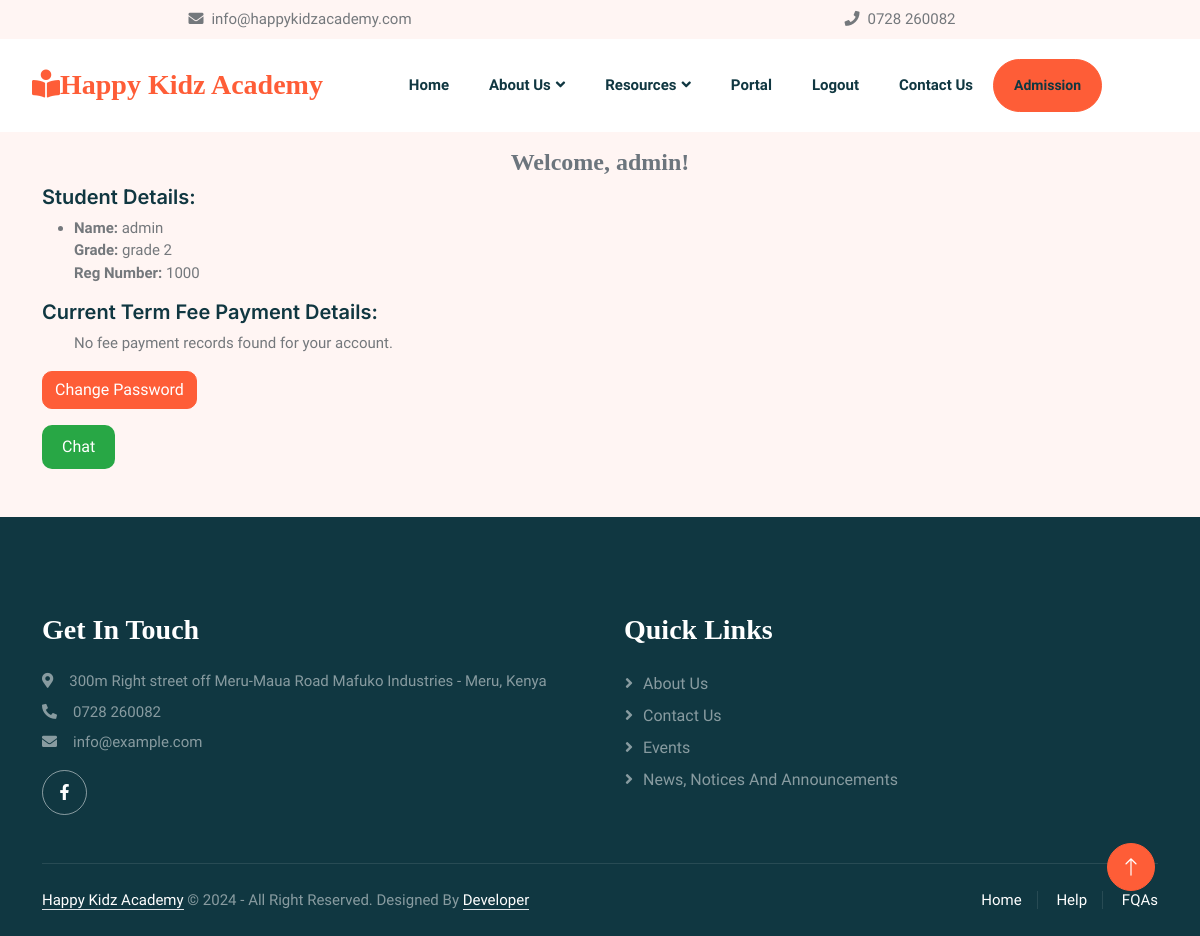
/portal/ (signed in), run on an earlier commit of the app's database.
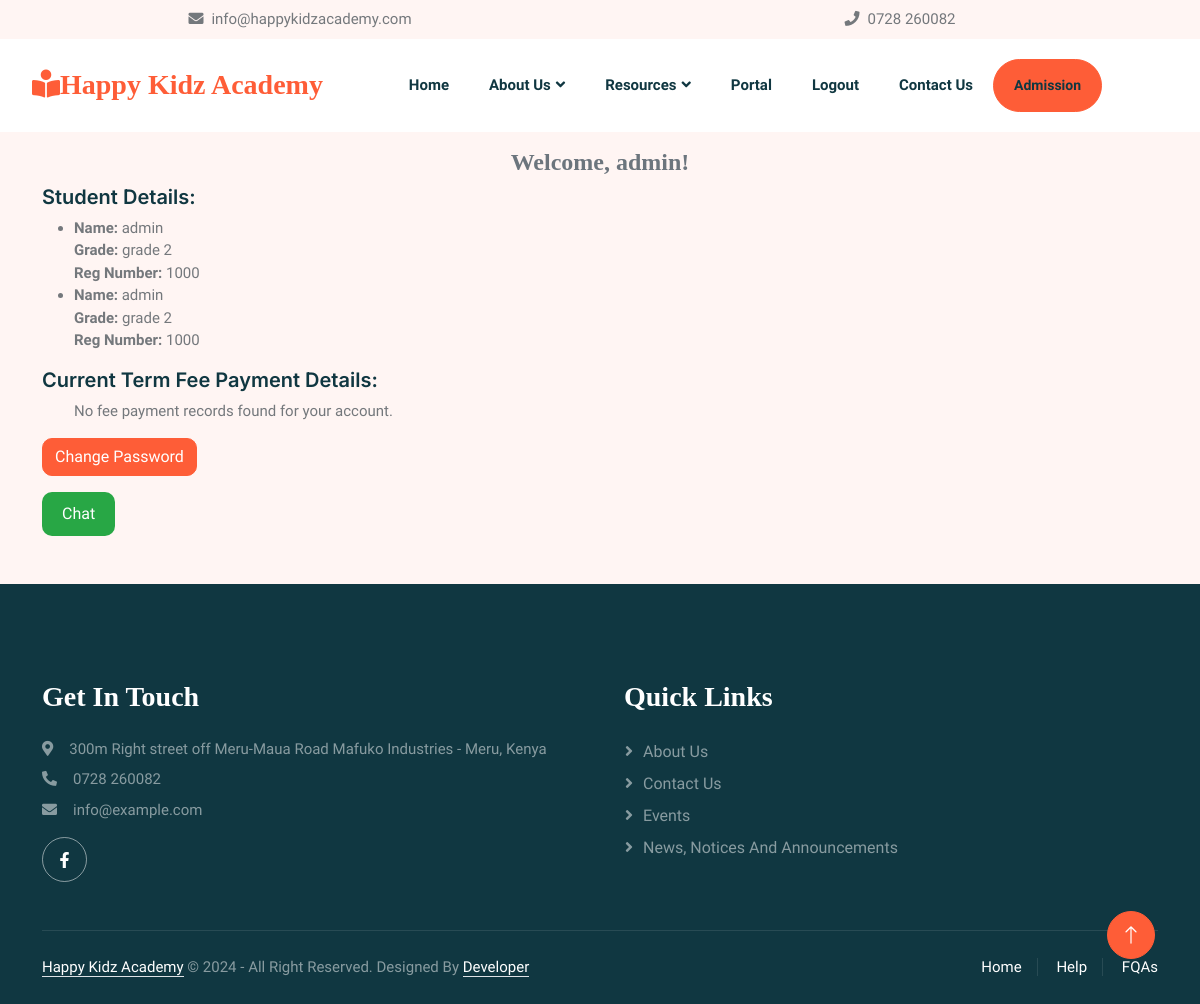
And on a later commit of the database.
### portal/models.py (models this page shows, shortened)
class StudentDet(models.Model):
    doc_title = models.ForeignKey(DocTitle, related_name='students', on_delete=models.CASCADE)
    name = models.CharField(max_length=100)
    reg_number = models.CharField(max_length=100, null=True, blank=True)
    grade = models.CharField(max_length=10)
    class Meta:
        unique_together = ('doc_title', 'name')  # Ensures unique name per document

### portal/views.py (the view)
# urls.py: path('portal/', include('portal.urls')),
@login_required
def portal(request):
    admin_user = User.objects.get(is_superuser=True)  # Assuming admin is the superuser
    messages = Message.objects.filter(sender=request.user, receiver=admin_user) | \
               Message.objects.filter(sender=admin_user, receiver=request.user)
    messages = messages.order_by('timestamp')
    unread_count = Message.objects.filter(receiver=request.user,sender=request.user, read=False).count()
    Message.objects.filter(sender=request.user, receiver=request.user, read=False).update(read=True)
    reg_number = request.user.reg_number
    students = StudentDet.objects.filter(reg_number=reg_number)
    fee_payments = FeePayment.objects.filter(reg_number=reg_number)  # Query fee payment data
    if request.method == 'POST':
        message_text = request.POST['message']
        if message_text:
            Message.objects.create(sender=request.user, receiver=admin_user, message=message_text)
            return redirect('portal')  # Reload the page after submitting
    return render(request, 'portal/portal.html', {
        'messages': messages,
        'unread_count': unread_count,  # Pass unread count to the template
        'students': students,
        'fee_payments': fee_payments,
    })

### portal/templates/portal/portal.html (shortened to what this page needs)
{% extends 'main/base.html' %}
{% load static %}
{% block content %}
<div class="container my-3">
    <h4 class="text-muted text-center">Welcome, {{ request.user.username }}!</h4>
    <h5>Student Details:</h5>
    <ul>
        {% for student in students %}
            <li>
                <strong>Name:</strong> {{ student.name }} <br>
                <strong>Grade:</strong> {{ student.grade }} <br>
                <strong>Reg Number:</strong> {{ student.reg_number }} <br>
            </li>
        {% empty %}
            <p>No students details found for your account.</p>
        {% endfor %}
    </ul>
    <h5>Current Term Fee Payment Details:</h5>
    <ul>
        {% for payment in fee_payments %}
            <li>
                <strong>Amount Paid:</strong> {{ payment.amount }} <br>
                <strong>Balance:</strong> {{ payment.balance }} <br>
                <strong>Date of Payment:</strong> {{ payment.date_paid }} <br>
            </li>
        {% empty %}
            <p>No fee payment records found for your account.</p>
        {% endfor %}
    </ul>
    <a href="{% url 'change_password' %}" class="btn btn-primary">Change Password</a>
    <br>
    <button id="chat-toggle" class="chat-toggle-btn mt-3 btn btn-primary">
        Chat <span id="new-message-badge" class="new-message-badge" style="display: none;">New Message</span>
    </button>
</div>
{% endblock %}

What changed in the data, as far as the page shows it:
added StudentDet: name "admin", grade "grade 2", reg_number "1000"
